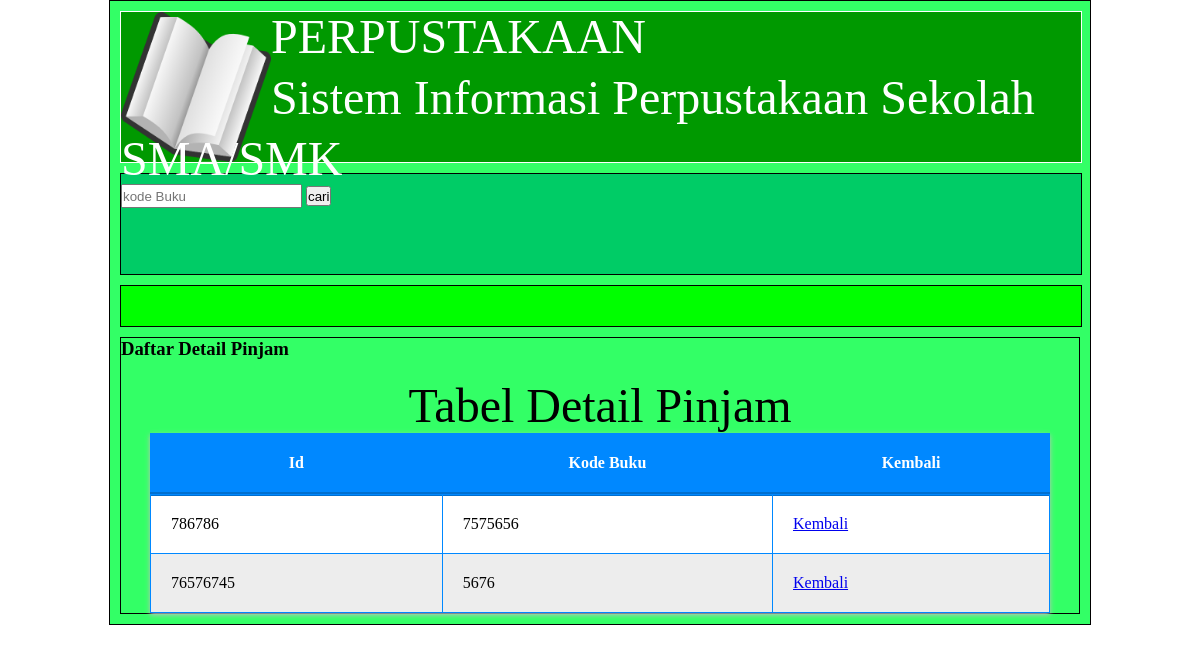
Page /detail1.php (signed in) on the committed database.
### tables this page shows
CREATE TABLE IF NOT EXISTS `detail_pinjam` (
  `Id` int(6) NOT NULL,
  `Kdbuku` int(10) NOT NULL,
  PRIMARY KEY (`Id`)
);

### detail1.php (the view, shortened to what this page needs)
<?php
if(!isset($_SESSION['Nama'])){
    header("location:login.php");
}else{
?>
<!DOCTYPE html>
<html>
<head>
	<link rel="stylesheet" type="text/css" href="bukudesain.css">
</head>
<body>
<div class="wrapper">
	<div class="header">
	<div class="gambar1"><img src="gambar/Sistem_Informasi_Perpustakaan_Online.png" width="150" height="150"></div>
	<font size="70">PERPUSTAKAAN</font><br>
    <font size="30">Sistem Informasi Perpustakaan Sekolah SMA/SMK</font>
	</div>
    <div class="cari">
<form method="post" action="">
	<input type="text" name="nl" placeholder="kode Buku" class="tet">
	<input type="submit" name="cari" value="cari" class="btn"><br>
</form>
</div>
<div class="menu">
	</div>
	<div class="content"> <h3>Daftar Detail Pinjam </h3> <br>
<center><font size="30">Tabel Detail Pinjam</font></center>
<?php
if(isset($_POST['cari'])){
	$nl=$_POST['nl'];
	$detail=mysql_query("SELECT*FROM Detail_pinjam WHERE Kdbuku='$nl'");
}
else{
    $detail=mysql_query("SELECT*FROM Detail_pinjam ORDER BY Id asc");
}
	echo"<div class='a'><center><table border=1 bgcolor=white width=900></center>";
	echo"
	<tr>
	<thead>
	<tr>
	<th><font color=><center>Id<center></font></th>
	<th><font color=><center>Kode Buku<center></font></th>
	<th><font color=><center>Kembali<center></font></th>
	</tr>
	</thead>
	</tr>
	<tr>";
	while ($data=mysql_fetch_array($detail)) {
		echo"<td>".$data['Id']."</td>";
		echo"<td>".$data['Kdbuku']."</td>";
		echo "<td><a href='pinjam1.php'>Kembali</a></td>";
	echo"</tr></div>";
}
?>
	 </div>
	 </body>
</html>
<?php } ?>

### bukudesain.css (style rules this page uses)
* { margin:0%; padding: 0%; }
.wrapper { width: 80%; margin:0px auto; height: auto; border:1px solid; padding: 10px; background:#33FF66; }
.header { width: 100%; height: 150px; border:1px solid; margin-bottom: 10px; text-align: left; font-size:; background:#009900; color:white; line-height: 50px; }
.cari { width: 100%; height: 100px; border:1px solid; margin-bottom: 10px; background:#00CC66; }
.menu { width: 100%; height: 40px; border:1px solid; background:#00FF00; font-family:Arial, Helvetica, sans-serif; margin-bottom: 10px; }
.content { height: auto; width: auto; border:1px solid; }
.gambar1 { float: left; height:100px; width:150px; }
input { height: 20px; margin-top: 10px; }
.a table { background-color: white; border:1px solid #0088ff; border-collapse: collapse; box-shadow: 0px 2px 5px silver; }
.a table thead { background: #0088ff; color: white; border-bottom: 4px solid #006fd0; }
.a table th, td { padding: 20px; }

### rows in the picture
detail_pinjam: Id "786786", Kdbuku "7575656"
detail_pinjam: Id "76576745", Kdbuku "5676"
